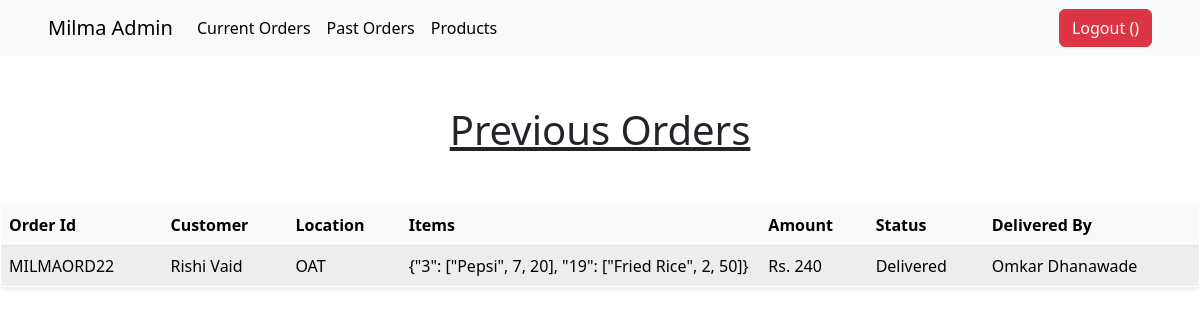
The app's page /adminside/pastorders (signed in) with its own data.
### Home/models.py (models this page shows, shortened)
class Order(models.Model):
    STATUS = (
        ('Pending', 'Pending'),
        ('Packing', 'Packing'),
        ('Assigned Deliverer', 'Assigned Deliverer'),
        ('Out for delivery', 'Out for delivery'),
        ('Delivered', 'Delivered')
    )
    LOCATION = (
        ('OAT', 'OAT'),
        ('Football Ground', 'Football Ground'),
        ('Volleyball Ground', 'Volleyball Ground'),
        ('Admin Block', 'Admin Block'),
        ('New Academic Block Stairs', 'New Academic Block Stairs'),
        ('Manimala Hostel', 'Manimala Hostel'),
        ('Meenachil Hostel', 'Meenachil Hostel'),
        ('Sahayadri Hostel', 'Sahayadri Hostel'),
        ('Girls Hostel', 'Girls Hostel'),
    )
    customer = models.ForeignKey(Customer, null=True, on_delete=models.SET_NULL)
    items_json =  models.CharField(max_length=5000, null=True)
    products = models.ManyToManyField(Product)
    date_created = models.DateTimeField(default=timezone.localtime(timezone.now(), timezone=pytz.timezone('Asia/Kolkata')))
    status = models.CharField(max_length=200, null=True, choices=STATUS)
    location = models.CharField(max_length=200, null=True, choices=LOCATION)
    amount = models.IntegerField(default=0)
    deliverer = models.ForeignKey(Deliverer,  null=True, on_delete=models.SET_NULL, blank=True)

### UserAuth/models.py (models this page shows, shortened)
class Customer(models.Model):
    user_profile = models.OneToOneField(UserProfile, null=True, on_delete=models.CASCADE)
    HOSTELS = (
        ('Manimala', 'Manimala'),
        ('Meenachil', 'Meenachil'),
        ('Sahayadri', 'Sahayadri'),
        ('Girls Hostel', 'Girls Hostel'),
        ('Outside', 'Outside')
    )
    rollno = models.CharField(max_length=200, null=True, unique=True)
    hostel = models.CharField(max_length=200, null=True, choices=HOSTELS)
    roomno = models.IntegerField(default=0)

class UserProfile(models.Model):
    user = models.OneToOneField(User, null=True, on_delete=models.CASCADE)
    name = models.CharField(max_length=200, null=True)
    email = models.CharField(max_length=200, null=True, unique=True)
    phoneno = models.CharField(max_length=10, null=True, unique=True)
    role = models.CharField(max_length=10, null=True)

class Deliverer(models.Model):
    user_profile = models.OneToOneField(UserProfile, null=True, on_delete=models.CASCADE)
    address = models.CharField(max_length=200, null=True)
    aadharno = models.CharField(max_length=200, null=True, unique=True)

### UserAuth/decorators.py (the view)
    def wrapper_func(request, *args, **kwargs):
        group = None
        if request.user.groups.exists():
            group = request.user.groups.all()[0].name
        if group != 'admin':
            return redirect('/')
        if group == 'admin':
            return view_func(request, *args, **kwargs)

### AdminSide/views.py (called while the page is built)
@admin_only
def pastOrders(request):
    completedOrders = Order.objects.filter(status='Delivered')
    context = {
        'completedOrders':completedOrders
    }
    return render(request, 'pastOrders.html', context)

### templates/pastOrders.html (shortened to what this page needs)
{% extends 'adminNavbar.html' %}
{% block body %}
<div class="table-container">
    <h1 style="text-align:center; text-decoration:underline;">Previous Orders</h1>
    <table class="table table-light table-striped table-hover">
        <thead>
            <tr>
                <th scope="col">Order Id</th>
                <th scope="col">Customer</th>
                <th scope="col">Location</th>
                <th scope="col">Items</th>
                <th scope="col">Amount</th>
                <th scope="col">Status</th>
                <th scope="col">Delivered By</th>
            </tr>
        </thead>
        <tbody>
            {% if completedOrders %}
                {% for order in completedOrders %}
                <tr>
                    <td>MILMAORD{{order.id}}</td>
                    <td>{{order.customer.user_profile.user.first_name}} {{order.customer.user_profile.user.last_name}}</td>
                    <td>{{order.location}}</td>
                    <td style="width:30%;" id="ord{{order.id}}" class="items" value="{{order.items_json}}">{{order.items_json}}</td>
                    <td>Rs. {{order.amount}}</td>
                    <td>{{order.status}}</td>
                    <td>{{order.deliverer.user_profile.user.first_name}} {{order.deliverer.user_profile.user.last_name}}</td>
                </tr>
                {% endfor %}
            {% else %}
                <tr>
                    <td colspan="6" style="text-align: center;">No orders to display</td>
                </tr>
            {% endif %}
        </tbody>
    </table>
</div>
{% endblock body %}

### records on screen
Order: id "22", customer.user_profile.user.first_name "Rishi", customer.user_profile.user.last_name "Vaid", location "OAT", items_json "{\"3\": [\"Pepsi\", 7, 20], \"19\": [\"Fried Rice\", 2, 50]}", amount "240", status "Delivered", deliverer.user_profile.user.first_name "Omkar", deliverer.user_profile.user.last_name "Dhanawade"
